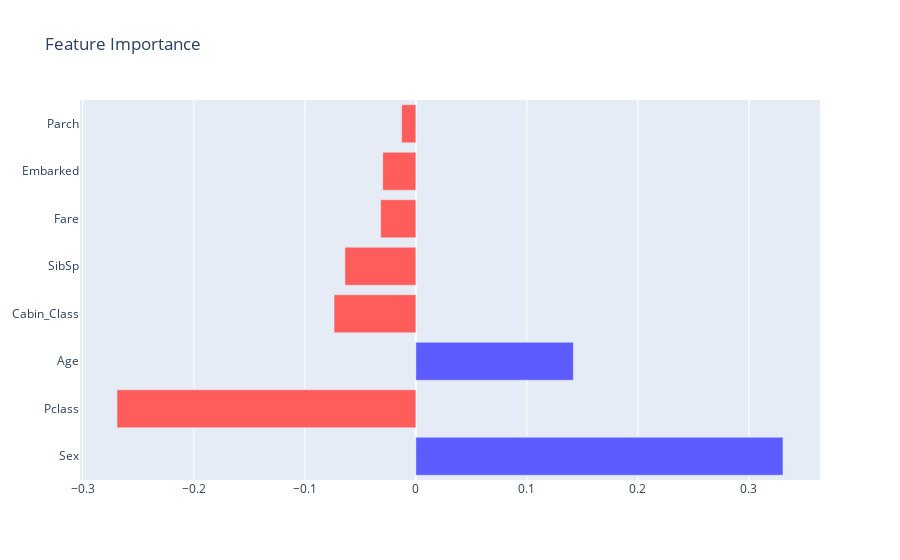

The notebook cell this image was saved under:
### Code cell
l.local_feature_importance(X_test[4])

### Figure 1 — Plotly figure (JSON) as saved in the notebook; plotly's stock layout.template omitted (floating-point values rounded to 4 significant figures)
{"data": [{"marker": {"color": ["rgb(92,92,255)", "rgb(255,92,92)", "rgb(92,92,255)", "rgb(255,92,92)", "rgb(255,92,92)", "rgb(255,92,92)", "rgb(255,92,92)", "rgb(255,92,92)"]}, "name": "feature values", "orientation": "h", "type": "bar", "x": [0.3306, -0.2691, 0.1418, -0.07364, -0.06385, -0.03167, -0.02979, -0.01278], "y": ["Sex", "Pclass", "Age", "Cabin_Class", "SibSp", "Fare", "Embarked", "Parch"]}], "layout": {"title": {"text": "Feature Importance"}}}
